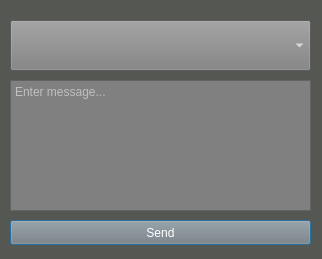
<?xml version="1.0" encoding="UTF-8"?>
<ui version="4.0">
 <class>MessageWindow</class>
 <widget class="QDialog" name="MessageWindow">
  <property name="geometry">
   <rect>
    <x>0</x>
    <y>0</y>
    <width>322</width>
    <height>259</height>
   </rect>
  </property>
  <property name="sizePolicy">
   <sizepolicy hsizetype="Fixed" vsizetype="Fixed">
    <horstretch>0</horstretch>
    <verstretch>0</verstretch>
   </sizepolicy>
  </property>
  <property name="windowTitle">
   <string>Dialog</string>
  </property>
  <property name="styleSheet">
   <string notr="true">background-color: rgb(85, 87, 83)</string>
  </property>
  <widget class="QTextEdit" name="messageEdit">
   <property name="geometry">
    <rect>
     <x>10</x>
     <y>80</y>
     <width>301</width>
     <height>131</height>
    </rect>
   </property>
   <property name="styleSheet">
    <string notr="true">background-color:grey;
color:white</string>
   </property>
   <property name="placeholderText">
    <string>Enter message...</string>
   </property>
  </widget>
  <widget class="QPushButton" name="sendButton">
   <property name="enabled">
    <bool>true</bool>
   </property>
   <property name="geometry">
    <rect>
     <x>10</x>
     <y>220</y>
     <width>301</width>
     <height>25</height>
    </rect>
   </property>
   <property name="styleSheet">
    <string notr="true">background-color:grey;
color:white</string>
   </property>
   <property name="text">
    <string>Send</string>
   </property>
  </widget>
  <widget class="QComboBox" name="peerComboBox">
   <property name="geometry">
    <rect>
     <x>10</x>
     <y>20</y>
     <width>301</width>
     <height>51</height>
    </rect>
   </property>
   <property name="styleSheet">
    <string notr="true">background-color:grey;
color:white</string>
   </property>
  </widget>
 </widget>
 <resources/>
 <connections/>
</ui>
